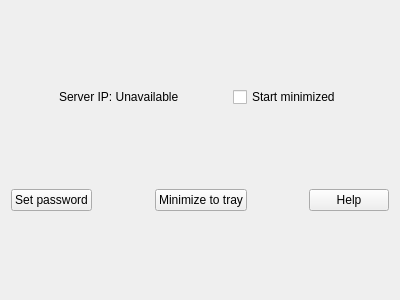
<?xml version="1.0" encoding="UTF-8"?>
<ui version="4.0">
 <class>MainWindow</class>
 <widget class="QMainWindow" name="MainWindow">
  <property name="enabled">
   <bool>true</bool>
  </property>
  <property name="geometry">
   <rect>
    <x>0</x>
    <y>0</y>
    <width>400</width>
    <height>300</height>
   </rect>
  </property>
  <property name="windowTitle">
   <string>WifiMouseServer</string>
  </property>
  <widget class="QWidget" name="baseLayout">
   <layout class="QVBoxLayout" name="verticalLayout">
    <item>
     <layout class="QHBoxLayout" name="horizontalLayout_2">
      <item>
       <spacer name="horizontalSpacer_3">
        <property name="orientation">
         <enum>Qt::Horizontal</enum>
        </property>
        <property name="sizeHint" stdset="0">
         <size>
          <width>40</width>
          <height>20</height>
         </size>
        </property>
       </spacer>
      </item>
      <item>
       <widget class="QLabel" name="serverIpLabel">
        <property name="text">
         <string>Server IP: Unavailable</string>
        </property>
       </widget>
      </item>
      <item>
       <spacer name="horizontalSpacer_5">
        <property name="orientation">
         <enum>Qt::Horizontal</enum>
        </property>
        <property name="sizeHint" stdset="0">
         <size>
          <width>40</width>
          <height>20</height>
         </size>
        </property>
       </spacer>
      </item>
      <item>
       <widget class="QCheckBox" name="startMinimizedCheck">
        <property name="text">
         <string>Start minimized</string>
        </property>
       </widget>
      </item>
      <item>
       <spacer name="horizontalSpacer_4">
        <property name="orientation">
         <enum>Qt::Horizontal</enum>
        </property>
        <property name="sizeHint" stdset="0">
         <size>
          <width>40</width>
          <height>20</height>
         </size>
        </property>
       </spacer>
      </item>
     </layout>
    </item>
    <item>
     <layout class="QVBoxLayout" name="topVerticalLayout">
      <item>
       <layout class="QVBoxLayout" name="statusLayout"/>
      </item>
     </layout>
    </item>
    <item>
     <layout class="QHBoxLayout" name="horizontalLayout">
      <item>
       <widget class="QPushButton" name="passwordButton">
        <property name="text">
         <string>Set password</string>
        </property>
       </widget>
      </item>
      <item>
       <spacer name="l_mid_spacer">
        <property name="orientation">
         <enum>Qt::Horizontal</enum>
        </property>
        <property name="sizeHint" stdset="0">
         <size>
          <width>48</width>
          <height>20</height>
         </size>
        </property>
       </spacer>
      </item>
      <item>
       <widget class="QPushButton" name="minimizeButton">
        <property name="text">
         <string>Minimize to tray</string>
        </property>
       </widget>
      </item>
      <item>
       <spacer name="r_mid_spacer">
        <property name="orientation">
         <enum>Qt::Horizontal</enum>
        </property>
        <property name="sizeHint" stdset="0">
         <size>
          <width>40</width>
          <height>20</height>
         </size>
        </property>
       </spacer>
      </item>
      <item>
       <widget class="QPushButton" name="helpButton">
        <property name="text">
         <string>Help</string>
        </property>
       </widget>
      </item>
     </layout>
    </item>
   </layout>
  </widget>
 </widget>
 <layoutdefault spacing="6" margin="11"/>
 <resources/>
 <connections/>
</ui>
